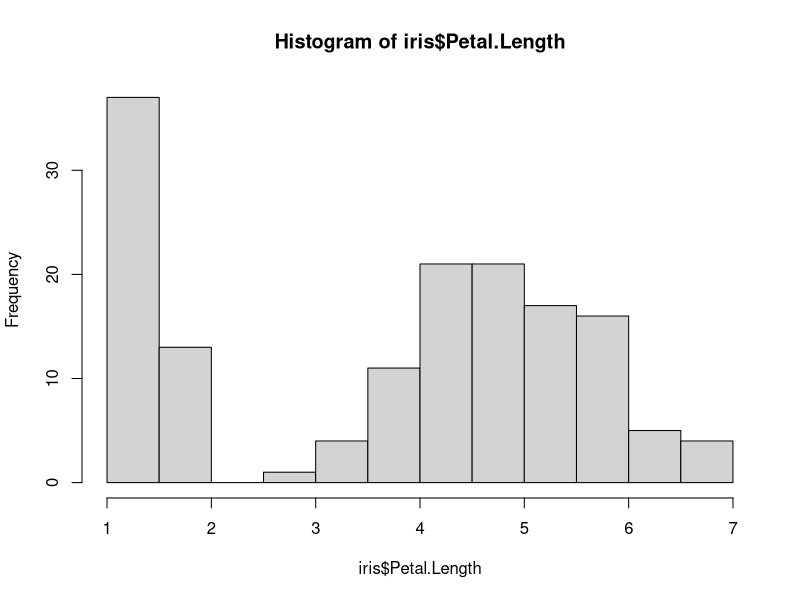
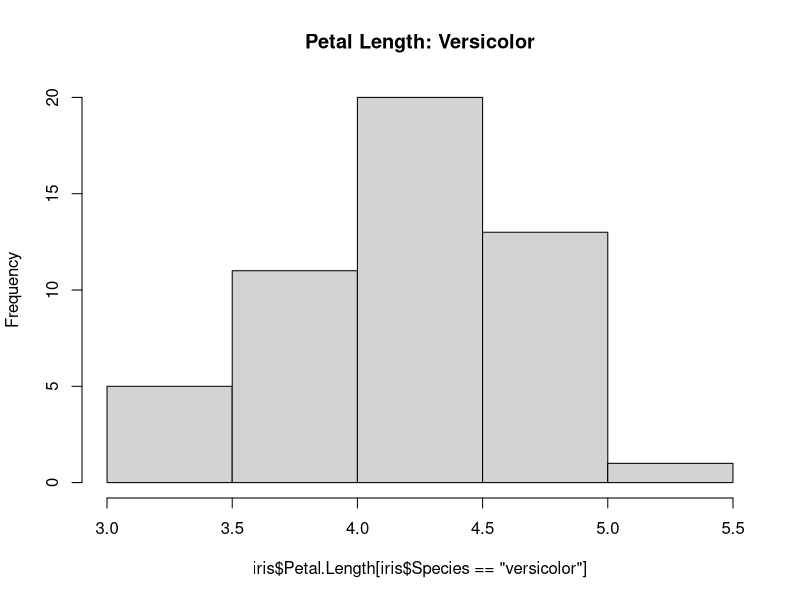
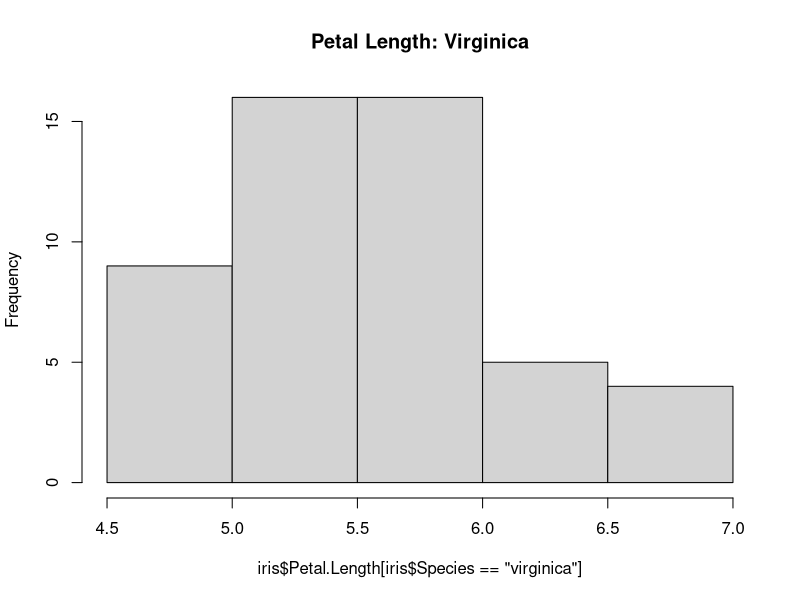
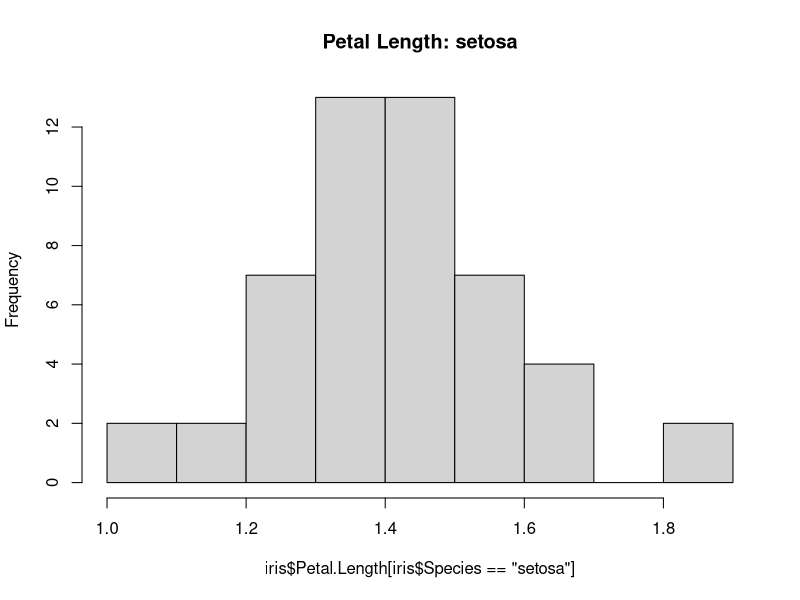
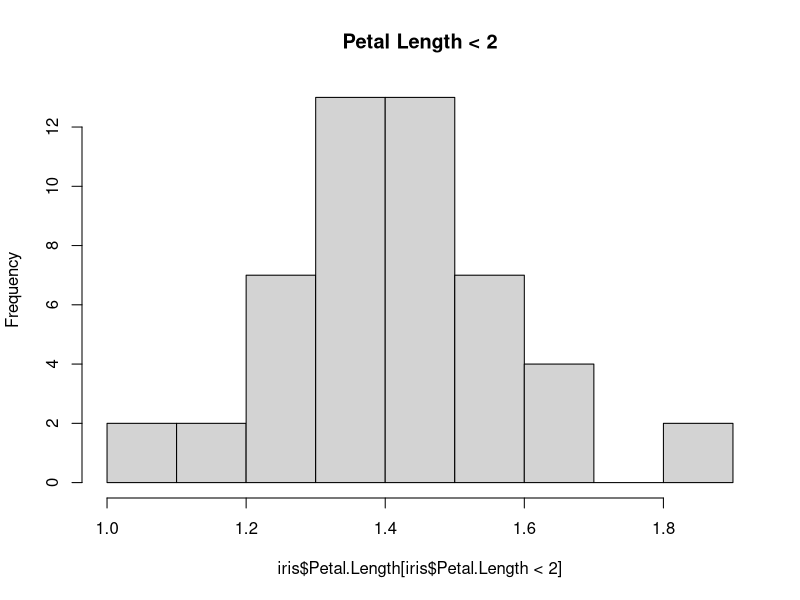
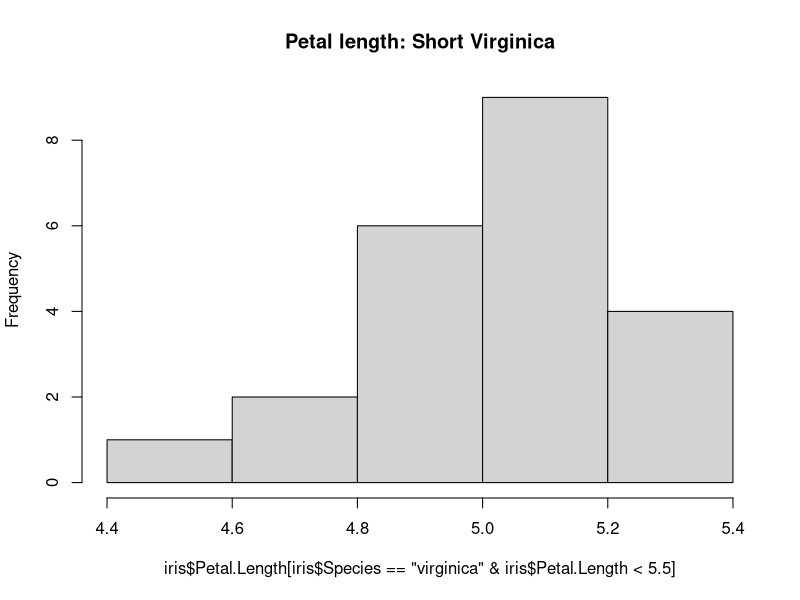
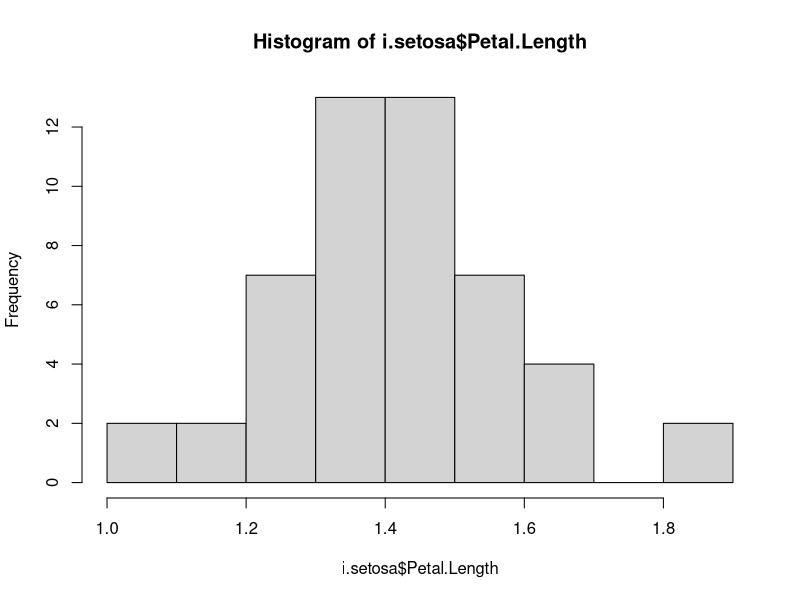

These charts were generated, in order, by the following R code:
library(datasets)
head(iris)

hist(iris$Petal.Length)
summary(iris$Petal.Length)

summary(iris$Species) #get names and n for each species

#Select by category
#Versicolor
hist(iris$Petal.Length[iris$Species == "versicolor"],
     main = "Petal Length: Versicolor")
#Virginica
hist(iris$Petal.Length[iris$Species == "virginica"],
     main = "Petal Length: Virginica")
#Setosa
hist(iris$Petal.Length[iris$Species == "setosa"],
     main = "Petal Length: setosa")

#Select by value
hist(iris$Petal.Length[iris$Petal.Length < 2],
     main = "Petal Length < 2")

hist(iris$Petal.Length[iris$Species == "virginica" & iris$Petal.Length < 5.5],
     main = "Petal length: Short Virginica")

i.setosa <- iris[iris$Species == "setosa", ]
head(i.setosa)
summary(i.setosa$Petal.Length)
hist(i.setosa$Petal.Length)

rm(list = ls())
